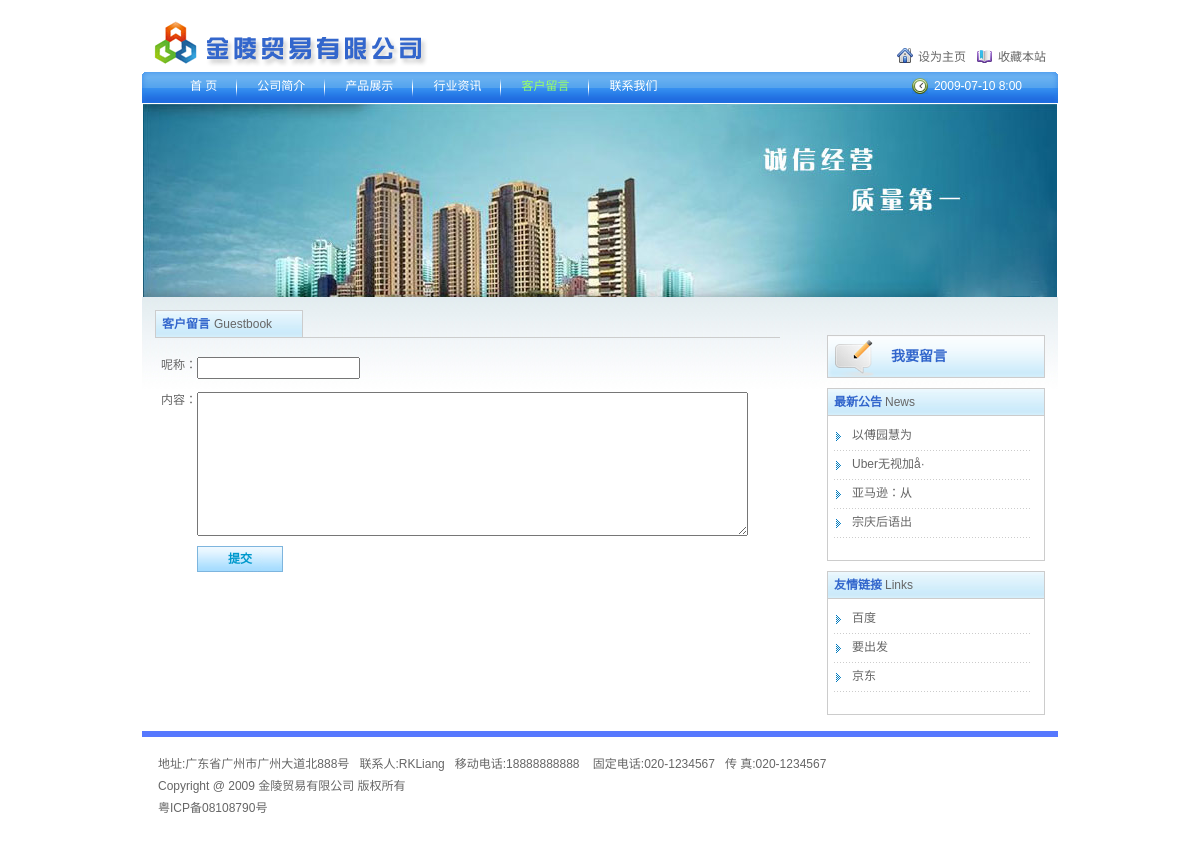
Page /guestbook.php on the committed database.
### tables this page shows
CREATE TABLE `article` (
  `id` int(10) unsigned NOT NULL AUTO_INCREMENT,
  `title` char(100) NOT NULL DEFAULT '',
  `content` text NOT NULL,
  `artClass` char(10) NOT NULL DEFAULT '',
  `adder` char(20) NOT NULL DEFAULT '' COMMENT '添加人',
  `addTime` int(10) unsigned NOT NULL DEFAULT '0' COMMENT '添加时间',
  PRIMARY KEY (`id`)
);

CREATE TABLE `friendlyLink` (
  `id` int(10) unsigned NOT NULL AUTO_INCREMENT,
  `name` char(30) NOT NULL DEFAULT '',
  `url` char(200) NOT NULL DEFAULT '',
  PRIMARY KEY (`id`)
);

CREATE TABLE `compMes` (
  `id` int(10) unsigned NOT NULL AUTO_INCREMENT,
  `addr` char(200) NOT NULL DEFAULT '' COMMENT '地址',
  `linkman` char(20) NOT NULL DEFAULT '' COMMENT '联系人',
  `mtel` char(20) NOT NULL DEFAULT '' COMMENT '移动电话',
  `fTel` char(20) NOT NULL DEFAULT '' COMMENT '固定电话',
  `fax` char(20) NOT NULL DEFAULT '' COMMENT '传真',
  `intro` text NOT NULL COMMENT '简介',
  `icpNo` char(50) NOT NULL DEFAULT '' COMMENT 'ICP号',
  `LDN` char(50) NOT NULL DEFAULT '' COMMENT '版权号',
  `copyrighter` char(20) NOT NULL DEFAULT '' COMMENT '版权所有人',
  `adder` char(50) NOT NULL COMMENT '添加人',
  `addTime` int(11) NOT NULL COMMENT '添加时间',
  PRIMARY KEY (`id`)
);

### PDOClass/pdoClass.php (called while the page is built, shortened)
<?php
class pdoClass
{
    private $pdo = null;
    public $statement = null;
    public $options = array(
        PDO::MYSQL_ATTR_INIT_COMMAND => 'SET NAMES ',
    );
    public function __construct($host, $user = 'root', $pass = '', $dbname = '', $persistent = false, $charset = 'utf8')
    {
        $this->options[PDO::MYSQL_ATTR_INIT_COMMAND] .= $charset;
        $dsn = "mysql:host={$host};dbname={$dbname}";
        $this->pdo = new PDO($dsn, $user, $pass, $this->options);
    }
    public function query($sql)
    {
        $this->statement = $this->pdo->query($sql);
        return $this->statement;
    }
    public function fetch($fetch_style = PDO::FETCH_ASSOC)
    {
        if (is_object($this->statement)) {
            return $this->statement->fetch($fetch_style);
        } else {
            return false;
        }
    }
    public function fetchAll($fetch_style = PDO::FETCH_ASSOC, $handle = '')
    {
        if ($handle != '') {
            return $this->statement->fetchAll($fetch_style, $handle);
        } else {
            return $this->statement->fetchAll($fetch_style);
        }
    }
}

### guestbook.php (the view, shortened to what this page needs)
<?php
include_once './PDOClass/pdoClass.php';
$host = '172.16.50.28';
$user = 'root';
$pass = 'root';
$dbname = 'jinling';
$link = new pdoClass($host, $user, $pass, $dbname);
$selSQL = "SELECT id,title,addTime FROM article WHERE artClass='最新公告'";
$link->query($selSQL);
$arrNotice = $link->fetchAll();
$selSQL = 'SELECT * FROM compMes';
$link->query($selSQL);
$arrCompany = $link->fetch();
$selSQL = 'SELECT * FROM friendlyLink';
$link->query($selSQL);
$arrLink = $link->fetchAll();
?>
<!DOCTYPE html PUBLIC "-//W3C//DTD XHTML 1.0 Transitional//EN" "http://www.w3.org/TR/xhtml1/DTD/xhtml1-transitional.dtd">
<html xmlns="http://www.w3.org/1999/xhtml">
<head>
<link type="text/css" rel="stylesheet" href="style/style.css" />
</head>
<body>
<div class="header">
	<h1 class="logo" title="金陵贸易有限公司"><a href="index.php"><img src="images/logo.gif" alt="金陵贸易有限公司" /></a></h1>
    <p class="top_r"><a href="#" class="btn_i">设为主页</a><a href="#" class="btn_f">收藏本站</a></p>
</div>
<div class="nav">
	<div class="nav_left"></div>
    <ul>
     	<li><a href="index.php">首  页</a></li>
        <li><a href="about_us.php">公司简介</a></li>
        <li><a href="product_list.php">产品展示</a></li>
        <li><a href="info.php">行业资讯</a></li>
        <li class="sel"><a href="guestbook.php">客户留言</a></li>
        <li><a href="contact_us.php" class="nobg">联系我们</a></li>
     </ul>
     <div class="time">2009-07-10 8:00</div>
    <div class="nav_right"></div>
</div>
<div class="banner">
	<a href="#"><img src="images/banner.jpg" align="banner" /></a>
</div>
<div class="content">
	<div class="lefter">
    	<div class="title">
        	<h2 class="cBlue fB">客户留言<b class="cGrey fn">Guestbook</b></h2>
        </div>
        <div class="intro" style="padding-top:16px">
			<form action="#" method="post">
				<label>呢称：</label><input name="name" type="text" /><br />
				<label>内容：</label><textarea name="content" cols="" rows="" style="width:545px;height:138px"></textarea>
				<input name="" type="submit" value="提交" class="btn_input" />
			</form>
        </div>
    </div>
	<div class="righter">
    	<div class="rightBox">
        	<a href="#" class="btn_s">我要留言</a>
        </div>
        <div class="blank10"></div>
    	<div class="rightBox">
        	<h3>最新公告<b class="cGrey fn">News</b></h3>
            <ul class="list_r">
				<?php
                foreach ($arrNotice as $key => $value) {
                    ?>
					<li><a href="article.php?id=<?php echo $arrNotice["$key"]['id']?>"><?php echo substr($arrNotice["$key"]['title'], 0, 15)?></a></li>
					<?php
                }?>
            </ul>
        </div>
        <div class="blank10"></div>
        <div class="rightBox">
        	<h3>友情链接<b class="cGrey fn">Links</b></h3>
            <ul class="list_r">
				<?php
                foreach ($arrLink as $key => $value) {
                    ?>
					<li><a href=<?php echo $arrLink["$key"]['url']?>><?php echo $arrLink["$key"]['name']?></a></li>
					<?php
                }?>
            </ul>
        </div>
    </div>
</div>
<div class="footer">
	<p>地址:<?php echo $arrCompany['addr']?>&nbsp;&nbsp;&nbsp;联系人:<?php echo $arrCompany['linkman']?>&nbsp;&nbsp;&nbsp;移动电话:<?php echo $arrCompany['mtel']?>
		&nbsp;&nbsp;&nbsp;固定电话:<?php echo $arrCompany['fTel']?>&nbsp;&nbsp;&nbsp;传 真:<?php echo $arrCompany['fax']?></p>
	<p><?php echo $arrCompany['LDN']?> <?php echo $arrCompany['copyrighter']?> 版权所有</p>
	<p><a href="#"><?php echo $arrCompany['icpNo']?></a></p>
</div>
</body>
</html>

### style/style.css (style rules this page uses)
body { text-align: center; font:12px "Lucida Grande",Verdana,Lucida,Helvetica,Arial,sans-serif;margin:0; padding:0;font-size:12px; line-height:22px; background-color:#fff;color:#666 }
html, body { height:100% }
div,form,img,ul,ol,li,p,dl,dt,dd { margin: 0; padding: 0; border: 0; }
input,select { font-size:12px;line-height:16px; }
ul,li { list-style-type:none; }
img { vertical-align:middle; }
h1,h2,h3,h4,h5,h6 { margin:0; padding:0;font-size:12px; font-weight:normal; }
a:link { color:#666; text-decoration:none; }
.fB { font-weight: bold; }
.fn { font-weight:normal }
.cGrey,a.cGrey:link,a.cGrey:visited { color:#666; }
.cBlue,a.cBlue:link,a.cBlue:visited { color:#3266cc }
label { vertical-align:top }
input,textarea { vertical-align:top;margin:3px 0 10px 0;_margin-top:-3px }
.btn_input { margin:0 0 0 36px;border:none; background:url(../images/inputkey.gif) no-repeat left top;height:26px;width:86px;color:#0099cc;font-weight:bold; }
.btn_s { display:block;width:height:41px; line-height:41px;padding:0 0 0 63px;color:#3266cc!important;font-weight:bold;font-size:14px; background:url(../images/sentfor.gif) no-repeat left top }
.nobg { background:none!important }
.blank10 { height:10px; clear:both;display:block; font-size:1px;overflow:hidden; }
.header { width:916px;margin:0 auto;height:72px;position:relative; text-align:left }
.logo { position:absolute;top:20px;left:6px;float:left }
.top_r { position:absolute;top:46px;right:12px }
.top_r .btn_i { padding:6px 11px 0 21px; background:url(../images/btn_ibg.gif) no-repeat 0 4px }
.top_r .btn_f { padding:6px 0 0 21px; background:url(../images/btn_fbg.gif) no-repeat 0 6px }
.nav { width:916px;margin:0 auto;height:31px;background:url(../images/nav_bg.gif) repeat-x 0 -31px; position:relative; overflow:hidden }
.nav_left { position:absolute;top:0;left:0;height:31px;width:8px; background:url(../images/nav_bg.gif) no-repeat 0 0; z-index:2 }
.nav_right { position:absolute;top:0;right:0;height:31px;width:8px; background:url(../images/nav_bg.gif) no-repeat 0 -62px; z-index:3 }
.nav ul { padding:0 4px 0 28px }
.nav ul li { float:left; height:16px;font-size:12px; }
.nav ul li a { padding:0 20px 0 20px;_padding-top:2px; display:block; float:left;height:29px; line-height:29px;background:url(../images/nav_line.gif) no-repeat right 6px }
.nav ul li a:link,.nav ul li a:visited,.nav ul li a:active { color:#fff;text-decoration:none }
.nav ul li.sel a:link,.nav ul li.sel a:visited,.nav ul li.sel a:active { color:#98ff66;text-decoration:none }
.nav .time { position:absolute;top:3px;right:36px;z-index:4;color:#fff;padding:0 0 0 22px; background:url(../images/timebg.gif) no-repeat 0 3px }
.banner { padding-top:1px;width:916px;margin:0 auto; overflow:hidden }
.content { width:890px;margin:0 auto;padding:10px 13px 16px 13px; background:url(../images/contentbg.gif) repeat-x left top; text-align:left }
.lefter { width:625px;float:left; text-align:left }
.title { height:30px;border-bottom:1px solid #ccc; clear:both; position:relative }
.title b { margin:0 4px }
.title h2 { float:left;width:134px;border-top:1px solid #ccc;border-left:1px solid #ccc;border-right:1px solid #ccc;height:26px;line-height:26px; padding:0 6px; background:url(../images/titlebg.gif) repeat-x left top;margin-top:3px }
.righter { width:218px;float:right;padding-top:28px }
.rightBox { border:1px solid #ccc }
.rightBox h3 { border-bottom:1px solid #ccc;height:26px; line-height:26px;padding:0 6px; background:url(../images/titlebg.gif) repeat-x left top; font-weight:bold;color:#3266cc }
.rightBox h3 b { margin:0 3px }
.rightBox ul { padding:6px 12px 22px 6px }
.footer { width:900px;margin:0 auto;border-top:6px solid #5678fe; text-align:left; color:#666;padding:16px 0 30px 16px }
.list_r { clear:both }
.list_r li { height:29px;line-height:29px;_height:27px; line-height:27px; background:url(../images/list_rbg.gif) repeat-x left bottom; position:relative }
.list_r li a { display:block;padding:0 0 0 18px; background:url(../images/liststyle.gif) no-repeat 2px 10px; _background-position:2px 8px }
.intro { clear:left;padding:10px 0 0 6px }

### rows in the picture
article: title "以傅园慧为"
article: title "Uber无视加å·"
article: title "亚马逊：从"
article: title "宗庆后语出"
friendlylink: name "百度"
friendlylink: name "要出发"
friendlylink: name "京东"
compmes: addr "广东省广州市广州大道北888号", linkman "RKLiang", mtel "18888888888", fTel "020-1234567", fax "020-1234567", LDN "Copyright @ 2009", copyrighter "金陵贸易有限公司", icpNo "粤ICP备08108790号"
